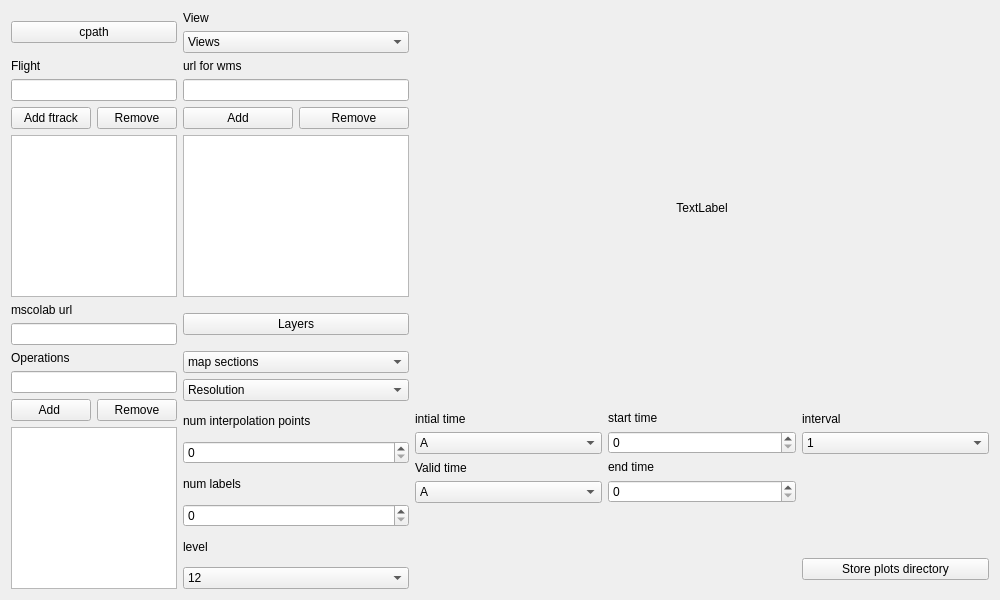
<?xml version="1.0" encoding="UTF-8"?>
<ui version="4.0">
 <class>Form</class>
 <widget class="QWidget" name="Form">
  <property name="geometry">
   <rect>
    <x>0</x>
    <y>0</y>
    <width>1000</width>
    <height>600</height>
   </rect>
  </property>
  <property name="windowTitle">
   <string>Form</string>
  </property>
  <layout class="QGridLayout" name="gridLayout">
   <item row="1" column="0">
    <layout class="QGridLayout" name="gridLayout_2" columnstretch="400,576">
     <item row="0" column="0">
      <layout class="QGridLayout" name="gridLayout_4" rowstretch="0,0,0,0" columnstretch="1,0">
       <item row="2" column="1">
        <widget class="QPushButton" name="layersButton">
         <property name="text">
          <string>Layers</string>
         </property>
        </widget>
       </item>
       <item row="0" column="0">
        <widget class="QPushButton" name="cpathButton">
         <property name="text">
          <string>cpath</string>
         </property>
        </widget>
       </item>
       <item row="2" column="0">
        <layout class="QVBoxLayout" name="verticalLayout_6">
         <item>
          <widget class="QLabel" name="mscolabLabel">
           <property name="text">
            <string>mscolab url</string>
           </property>
          </widget>
         </item>
         <item>
          <widget class="QLineEdit" name="mscolabLineEdit"/>
         </item>
        </layout>
       </item>
       <item row="1" column="1">
        <layout class="QVBoxLayout" name="verticalLayout_3" stretch="0,0,0,0">
         <item>
          <widget class="QLabel" name="urlLabel">
           <property name="text">
            <string>url for wms</string>
           </property>
          </widget>
         </item>
         <item>
          <widget class="QLineEdit" name="urlLineEdit"/>
         </item>
         <item>
          <layout class="QHBoxLayout" name="horizontalLayout">
           <item>
            <widget class="QPushButton" name="addUrlButton">
             <property name="text">
              <string>Add</string>
             </property>
            </widget>
           </item>
           <item>
            <widget class="QPushButton" name="removeUrlButton">
             <property name="text">
              <string>Remove</string>
             </property>
            </widget>
           </item>
          </layout>
         </item>
         <item>
          <widget class="QListWidget" name="urlListWidget"/>
         </item>
        </layout>
       </item>
       <item row="0" column="1">
        <layout class="QVBoxLayout" name="verticalLayout_2">
         <item>
          <widget class="QLabel" name="viewLabel">
           <property name="text">
            <string>View</string>
           </property>
          </widget>
         </item>
         <item>
          <widget class="QComboBox" name="viewComboBox">
           <item>
            <property name="text">
             <string>Views</string>
            </property>
           </item>
           <item>
            <property name="text">
             <string>Top View</string>
            </property>
           </item>
           <item>
            <property name="text">
             <string>Side View</string>
            </property>
           </item>
           <item>
            <property name="text">
             <string>Linear View</string>
            </property>
           </item>
          </widget>
         </item>
        </layout>
       </item>
       <item row="1" column="0">
        <layout class="QVBoxLayout" name="verticalLayout_5">
         <item>
          <widget class="QLabel" name="flightLabel">
           <property name="text">
            <string>Flight</string>
           </property>
          </widget>
         </item>
         <item>
          <widget class="QLineEdit" name="flightLineEdit"/>
         </item>
         <item>
          <layout class="QHBoxLayout" name="horizontalLayout_2">
           <item>
            <widget class="QPushButton" name="addFtrackButton">
             <property name="text">
              <string>Add ftrack</string>
             </property>
            </widget>
           </item>
           <item>
            <widget class="QPushButton" name="removeFtrackButton">
             <property name="text">
              <string>Remove</string>
             </property>
            </widget>
           </item>
          </layout>
         </item>
         <item>
          <widget class="QListWidget" name="flightListWidget"/>
         </item>
        </layout>
       </item>
       <item row="3" column="0">
        <layout class="QVBoxLayout" name="verticalLayout_7">
         <item>
          <widget class="QLabel" name="operationsLabel">
           <property name="text">
            <string>Operations</string>
           </property>
          </widget>
         </item>
         <item>
          <widget class="QLineEdit" name="operationsLineEdit"/>
         </item>
         <item>
          <layout class="QHBoxLayout" name="horizontalLayout_4">
           <item>
            <widget class="QPushButton" name="addOperationsButton">
             <property name="text">
              <string>Add </string>
             </property>
            </widget>
           </item>
           <item>
            <widget class="QPushButton" name="removeOperationsButton">
             <property name="text">
              <string>Remove</string>
             </property>
            </widget>
           </item>
          </layout>
         </item>
         <item>
          <widget class="QListWidget" name="operationsListWidget"/>
         </item>
        </layout>
       </item>
       <item row="3" column="1">
        <layout class="QVBoxLayout" name="verticalLayout_8">
         <item>
          <widget class="QComboBox" name="sectionsComboBox">
           <item>
            <property name="text">
             <string>map sections</string>
            </property>
           </item>
           <item>
            <property name="text">
             <string>India</string>
            </property>
           </item>
           <item>
            <property name="text">
             <string>Europe</string>
            </property>
           </item>
           <item>
            <property name="text">
             <string>Global</string>
            </property>
           </item>
          </widget>
         </item>
         <item>
          <widget class="QComboBox" name="resolutionComboBox">
           <item>
            <property name="text">
             <string>Resolution</string>
            </property>
           </item>
           <item>
            <property name="text">
             <string>1*2</string>
            </property>
           </item>
           <item>
            <property name="text">
             <string>2*3</string>
            </property>
           </item>
           <item>
            <property name="text">
             <string>3*4</string>
            </property>
           </item>
           <item>
            <property name="text">
             <string>4*5</string>
            </property>
           </item>
          </widget>
         </item>
         <item>
          <widget class="QLabel" name="numinterLabel">
           <property name="text">
            <string>num interpolation points</string>
           </property>
          </widget>
         </item>
         <item>
          <widget class="QSpinBox" name="numinterSpinBox"/>
         </item>
         <item>
          <widget class="QLabel" name="numlabelsLabel">
           <property name="text">
            <string>num labels</string>
           </property>
          </widget>
         </item>
         <item>
          <widget class="QSpinBox" name="numlabelsSpinBox"/>
         </item>
         <item>
          <widget class="QLabel" name="levelLabel">
           <property name="text">
            <string>level</string>
           </property>
          </widget>
         </item>
         <item>
          <widget class="QComboBox" name="levelComboBox">
           <item>
            <property name="text">
             <string>12</string>
            </property>
           </item>
           <item>
            <property name="text">
             <string>232</string>
            </property>
           </item>
           <item>
            <property name="text">
             <string>232</string>
            </property>
           </item>
           <item>
            <property name="text">
             <string>122</string>
            </property>
           </item>
          </widget>
         </item>
        </layout>
       </item>
      </layout>
     </item>
     <item row="0" column="1">
      <layout class="QGridLayout" name="gridLayout_6" rowstretch="3,0,0">
       <item row="0" column="0">
        <widget class="QLabel" name="label_6">
         <property name="text">
          <string>TextLabel</string>
         </property>
         <property name="alignment">
          <set>Qt::AlignCenter</set>
         </property>
        </widget>
       </item>
       <item row="2" column="0">
        <layout class="QGridLayout" name="gridLayout_7">
         <item row="1" column="1">
          <layout class="QVBoxLayout" name="verticalLayout_21">
           <item>
            <widget class="QLabel" name="etimeLabel">
             <property name="text">
              <string>end time</string>
             </property>
            </widget>
           </item>
           <item>
            <widget class="QSpinBox" name="etimeSpinBox"/>
           </item>
          </layout>
         </item>
         <item row="0" column="0">
          <layout class="QVBoxLayout" name="verticalLayout_17">
           <item>
            <widget class="QLabel" name="itimeLabel">
             <property name="text">
              <string>intial time</string>
             </property>
            </widget>
           </item>
           <item>
            <widget class="QComboBox" name="itimeComboBox">
             <item>
              <property name="text">
               <string>A</string>
              </property>
             </item>
             <item>
              <property name="text">
               <string>B</string>
              </property>
             </item>
             <item>
              <property name="text">
               <string>C</string>
              </property>
             </item>
             <item>
              <property name="text">
               <string>D</string>
              </property>
             </item>
            </widget>
           </item>
          </layout>
         </item>
         <item row="1" column="0">
          <layout class="QVBoxLayout" name="verticalLayout_14">
           <item>
            <widget class="QLabel" name="vtimeLabel">
             <property name="text">
              <string>Valid time</string>
             </property>
            </widget>
           </item>
           <item>
            <widget class="QComboBox" name="vtimeComboBox">
             <item>
              <property name="text">
               <string>A</string>
              </property>
             </item>
             <item>
              <property name="text">
               <string>B</string>
              </property>
             </item>
             <item>
              <property name="text">
               <string>C</string>
              </property>
             </item>
             <item>
              <property name="text">
               <string>D</string>
              </property>
             </item>
            </widget>
           </item>
          </layout>
         </item>
         <item row="0" column="1">
          <layout class="QVBoxLayout" name="verticalLayout_12">
           <item>
            <widget class="QLabel" name="stimeLabel">
             <property name="text">
              <string>start time</string>
             </property>
            </widget>
           </item>
           <item>
            <widget class="QSpinBox" name="stimeSpinBox"/>
           </item>
          </layout>
         </item>
         <item row="0" column="2">
          <layout class="QVBoxLayout" name="verticalLayout_19">
           <item>
            <widget class="QLabel" name="intvLabel">
             <property name="text">
              <string>interval</string>
             </property>
            </widget>
           </item>
           <item>
            <widget class="QComboBox" name="intvComboBox">
             <item>
              <property name="text">
               <string>1</string>
              </property>
             </item>
             <item>
              <property name="text">
               <string>2</string>
              </property>
             </item>
             <item>
              <property name="text">
               <string>3</string>
              </property>
             </item>
             <item>
              <property name="text">
               <string>4</string>
              </property>
             </item>
            </widget>
           </item>
          </layout>
         </item>
         <item row="2" column="2">
          <spacer name="verticalSpacer">
           <property name="orientation">
            <enum>Qt::Vertical</enum>
           </property>
           <property name="sizeHint" stdset="0">
            <size>
             <width>20</width>
             <height>40</height>
            </size>
           </property>
          </spacer>
         </item>
         <item row="3" column="0">
          <spacer name="verticalSpacer_2">
           <property name="orientation">
            <enum>Qt::Vertical</enum>
           </property>
           <property name="sizeHint" stdset="0">
            <size>
             <width>20</width>
             <height>40</height>
            </size>
           </property>
          </spacer>
         </item>
         <item row="3" column="2">
          <widget class="QPushButton" name="storePlotsButton">
           <property name="text">
            <string>Store plots directory</string>
           </property>
          </widget>
         </item>
        </layout>
       </item>
      </layout>
     </item>
    </layout>
   </item>
  </layout>
 </widget>
 <resources/>
 <connections/>
</ui>
